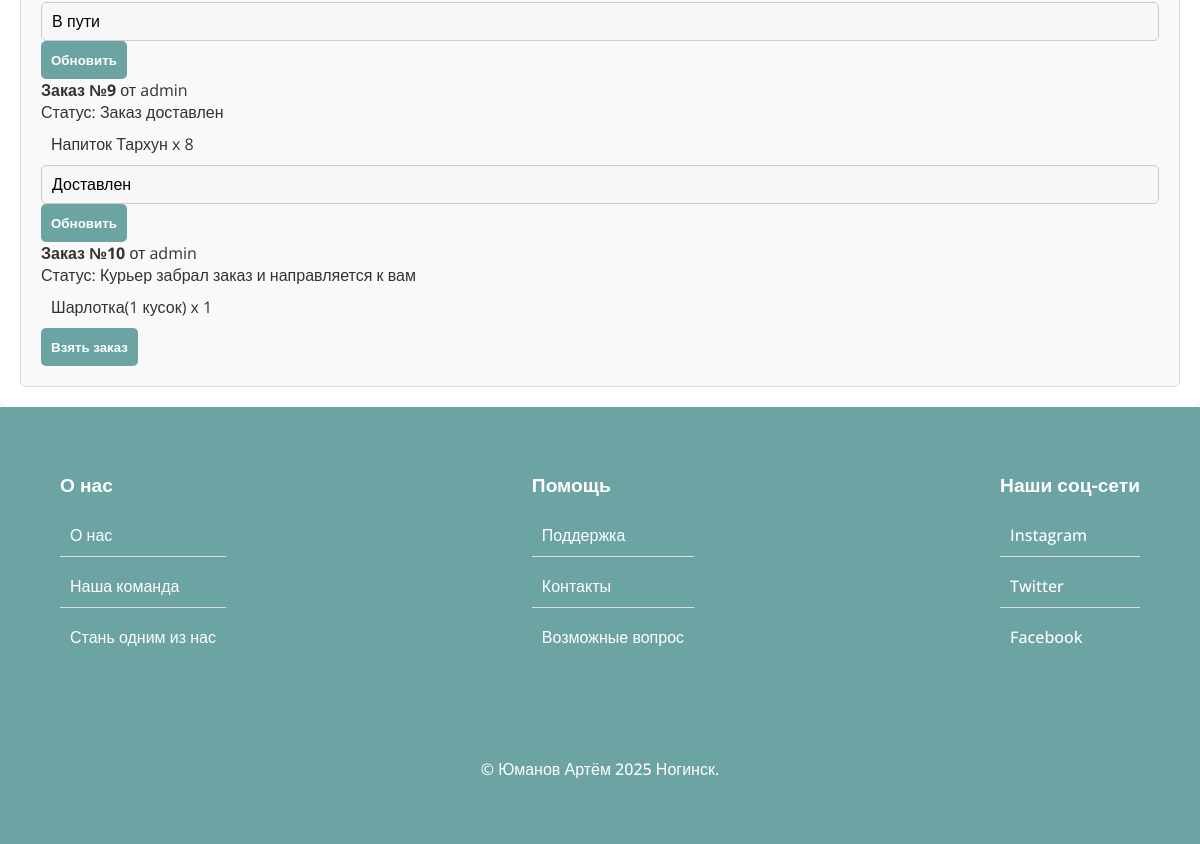
Page /courier/ (signed in, lower part) on the earlier database version.
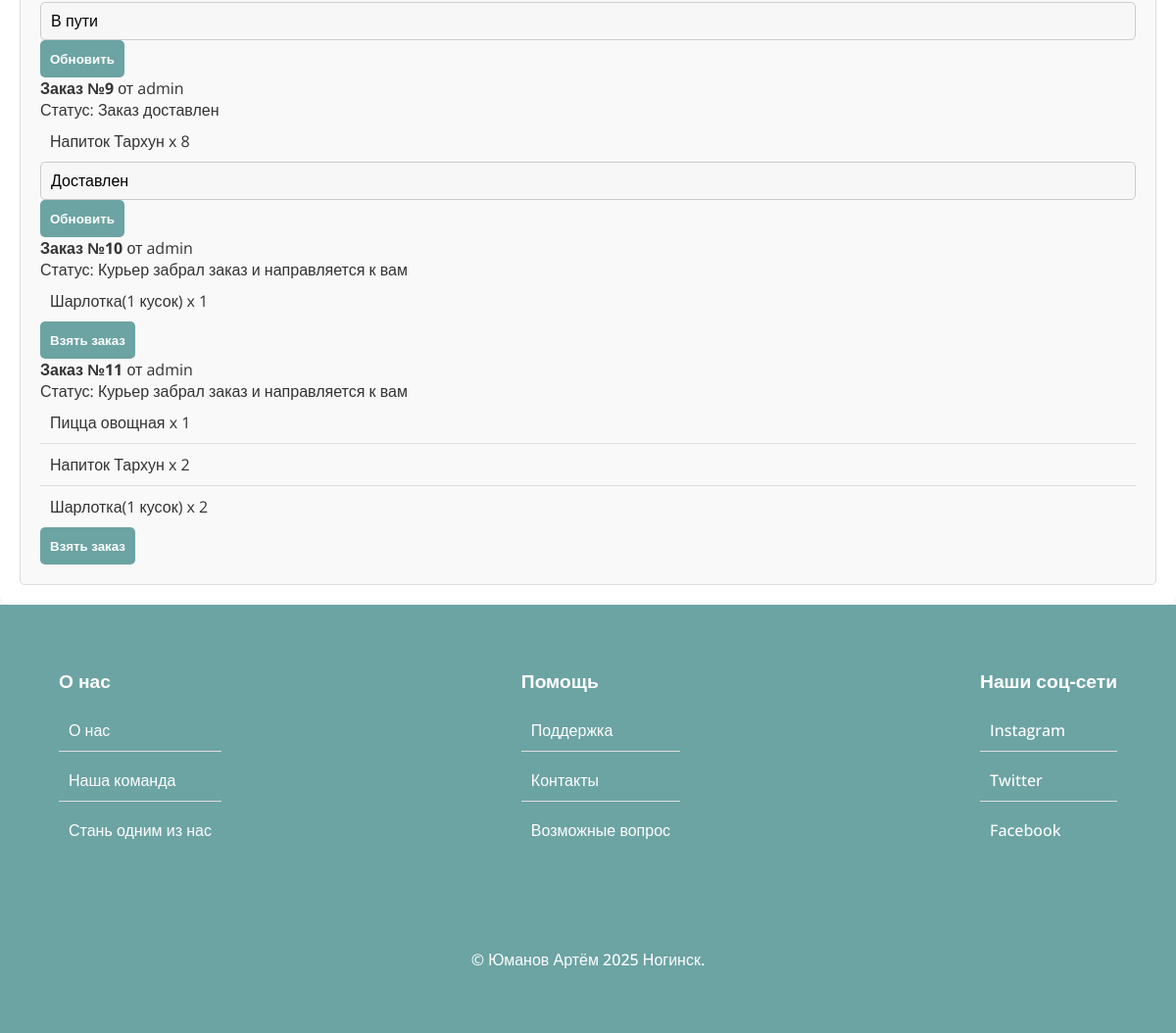
Same page on the later database version.
### main/models.py (models this page shows, shortened)
class Order(models.Model):
    STATUS_CHOICES = [
        ("Курьер забрал заказ и направляется к вам", "Курьер забрал заказ и направляется к вам"),
        ("Заказ доставлен", "Заказ доставлен"),
    ]
    user = models.ForeignKey(User, on_delete=models.CASCADE, related_name="orders")
    status = models.CharField(max_length=100, choices=STATUS_CHOICES, default="Курьер забрал заказ и направляется к вам")
    courier = models.ForeignKey(User, on_delete=models.SET_NULL, null=True, blank=True, related_name="deliveries")
    created_at = models.DateTimeField(auto_now_add=True)

class User(AbstractUser):
    is_courier = models.BooleanField(default=False)
    is_admin = models.BooleanField(default=False)

class OrderItem(models.Model):
    order = models.ForeignKey(Order, on_delete=models.CASCADE, related_name="items")
    product = models.ForeignKey(Product, on_delete=models.CASCADE)
    quantity = models.PositiveIntegerField(default=1)

class Product(models.Model):
    CATEGORY_CHOICES = [
        ("Горячее", "Горячее"),
        ("Второе", "Второе"),
        ("Напитки", "Напитки"),
        ("Десерты", "Десерты"),
    ]
    name = models.CharField(max_length=100)
    price = models.DecimalField(max_digits=8, decimal_places=2)
    image = models.ImageField(upload_to="uploads/")
    category = models.CharField(max_length=20, choices=CATEGORY_CHOICES)

### main/views.py (the view, shortened to what this page needs)
# urls.py: path('courier/', views.courier_panel_view, name='courier_panel'),
@login_required
def courier_panel_view(request):
    from .models import Order
    if not request.user.is_courier:
        return redirect('home')
    orders = Order.objects.filter(models.Q(courier=request.user) | models.Q(courier__isnull=True))
    return render(request, "main/courier_panel.html", {"orders": orders})

### main/templates/main/courier_panel.html (shortened to what this page needs)
{% extends "main/base.html" %}
{% load static %}
{% block content %}
<link rel="stylesheet" href="{% static 'main/css/panel.css' %}">
<link rel="stylesheet" href="{% static 'main/css/cart.css' %}">
<link rel="stylesheet" href="{% static 'main/css/cour.css' %}">
<div class="admin-container">
    <div class="admin-section">
        <table id="order-list">
            <tbody>
                {% for order in orders %}
    <div class="order-block">
        <p><strong>Заказ №{{ order.id }}</strong> от {{ order.user.username }}</p>
        <p>Статус: {{ order.status }}</p>
        <ul>
            {% for item in order.items.all %}
                <li>{{ item.product.name }} x {{ item.quantity }}</li>
            {% endfor %}
        </ul>
        {% if not order.courier %}
            <form method="post">
                <button type="submit">Взять заказ</button>
            </form>
                {% else %}
                    <form method="post">
                        <select name="status">
                            <option value="Курьер забрал заказ и направляется к вам" {% if order.status == "Курьер забрал заказ и направляется к вам" %}selected{% endif %}>В пути</option>
                            <option value="Заказ доставлен" {% if order.status == "Заказ доставлен" %}selected{% endif %}>Доставлен</option>
                        </select>
                        <button type="submit">Обновить</button>
                    </form>
                {% endif %}
    </div>
        {% endfor %}
            </tbody>
        </table>
    </div>
</div>
{% endblock %}

Differences in the rows shown:
added Order: id "11", user.username "admin", status "Курьер забрал заказ и направляется к вам"
added OrderItem: product.name "Пицца овощная", quantity "1", shown under "11"
added OrderItem: product.name "Напиток Тархун", quantity "2", shown under "11"
added OrderItem: product.name "Шарлотка(1 кусок)", quantity "2", shown under "11"
